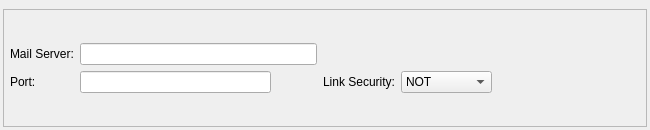
<?xml version="1.0" encoding="UTF-8"?>
<ui version="4.0">
 <class>POSTA_SUNUCUSU_FORMU</class>
 <widget class="QDialog" name="POSTA_SUNUCUSU_FORMU">
  <property name="geometry">
   <rect>
    <x>0</x>
    <y>0</y>
    <width>650</width>
    <height>130</height>
   </rect>
  </property>
  <property name="sizePolicy">
   <sizepolicy hsizetype="Expanding" vsizetype="Expanding">
    <horstretch>0</horstretch>
    <verstretch>0</verstretch>
   </sizepolicy>
  </property>
  <property name="minimumSize">
   <size>
    <width>650</width>
    <height>130</height>
   </size>
  </property>
  <property name="windowTitle">
   <string>MAIL SERVER</string>
  </property>
  <layout class="QGridLayout" name="gridLayout_3" rowstretch="1,0">
   <property name="sizeConstraint">
    <enum>QLayout::SetNoConstraint</enum>
   </property>
   <property name="margin">
    <number>3</number>
   </property>
   <item row="0" column="0">
    <widget class="QWidget" name="navigation_button_widget" native="true">
     <property name="sizePolicy">
      <sizepolicy hsizetype="Expanding" vsizetype="Fixed">
       <horstretch>0</horstretch>
       <verstretch>0</verstretch>
      </sizepolicy>
     </property>
    </widget>
   </item>
   <item row="1" column="0">
    <widget class="QFrame" name="frame">
     <property name="sizePolicy">
      <sizepolicy hsizetype="Expanding" vsizetype="Expanding">
       <horstretch>0</horstretch>
       <verstretch>0</verstretch>
      </sizepolicy>
     </property>
     <property name="frameShape">
      <enum>QFrame::StyledPanel</enum>
     </property>
     <property name="frameShadow">
      <enum>QFrame::Raised</enum>
     </property>
     <layout class="QGridLayout" name="gridLayout_2">
      <property name="margin">
       <number>6</number>
      </property>
      <item row="0" column="0">
       <layout class="QGridLayout" name="gridLayout" columnstretch="1,8,0,0,10">
        <item row="0" column="0">
         <widget class="QLabel" name="label">
          <property name="sizePolicy">
           <sizepolicy hsizetype="Expanding" vsizetype="Fixed">
            <horstretch>0</horstretch>
            <verstretch>0</verstretch>
           </sizepolicy>
          </property>
          <property name="text">
           <string>Mail Server:</string>
          </property>
         </widget>
        </item>
        <item row="0" column="1" colspan="2">
         <widget class="QLineEdit" name="line_edit_mail_server">
          <property name="text">
           <string/>
          </property>
         </widget>
        </item>
        <item row="1" column="0">
         <widget class="QLabel" name="label_2">
          <property name="sizePolicy">
           <sizepolicy hsizetype="Expanding" vsizetype="Fixed">
            <horstretch>0</horstretch>
            <verstretch>0</verstretch>
           </sizepolicy>
          </property>
          <property name="text">
           <string>Port:</string>
          </property>
         </widget>
        </item>
        <item row="1" column="1">
         <widget class="QLineEdit" name="line_edit_port"/>
        </item>
        <item row="1" column="3">
         <widget class="QLabel" name="label_3">
          <property name="sizePolicy">
           <sizepolicy hsizetype="Fixed" vsizetype="Fixed">
            <horstretch>0</horstretch>
            <verstretch>0</verstretch>
           </sizepolicy>
          </property>
          <property name="text">
           <string>Link Security:</string>
          </property>
         </widget>
        </item>
        <item row="1" column="4">
         <widget class="QComboBox" name="combo_box_baglanti_guvenligi">
          <property name="sizePolicy">
           <sizepolicy hsizetype="Fixed" vsizetype="Fixed">
            <horstretch>0</horstretch>
            <verstretch>0</verstretch>
           </sizepolicy>
          </property>
          <item>
           <property name="text">
            <string>NOT</string>
           </property>
          </item>
          <item>
           <property name="text">
            <string>SSLV2</string>
           </property>
          </item>
          <item>
           <property name="text">
            <string>SSLV3</string>
           </property>
          </item>
          <item>
           <property name="text">
            <string>TLSV1</string>
           </property>
          </item>
          <item>
           <property name="text">
            <string>STARTTLS</string>
           </property>
          </item>
         </widget>
        </item>
        <item row="1" column="2">
         <spacer name="horizontalSpacer">
          <property name="orientation">
           <enum>Qt::Horizontal</enum>
          </property>
          <property name="sizeHint" stdset="0">
           <size>
            <width>40</width>
            <height>20</height>
           </size>
          </property>
         </spacer>
        </item>
        <item row="0" column="3">
         <spacer name="horizontalSpacer_2">
          <property name="orientation">
           <enum>Qt::Horizontal</enum>
          </property>
          <property name="sizeHint" stdset="0">
           <size>
            <width>40</width>
            <height>20</height>
           </size>
          </property>
         </spacer>
        </item>
        <item row="0" column="4">
         <spacer name="horizontalSpacer_3">
          <property name="orientation">
           <enum>Qt::Horizontal</enum>
          </property>
          <property name="sizeHint" stdset="0">
           <size>
            <width>40</width>
            <height>20</height>
           </size>
          </property>
         </spacer>
        </item>
       </layout>
      </item>
     </layout>
    </widget>
   </item>
  </layout>
 </widget>
 <resources/>
 <connections/>
</ui>
